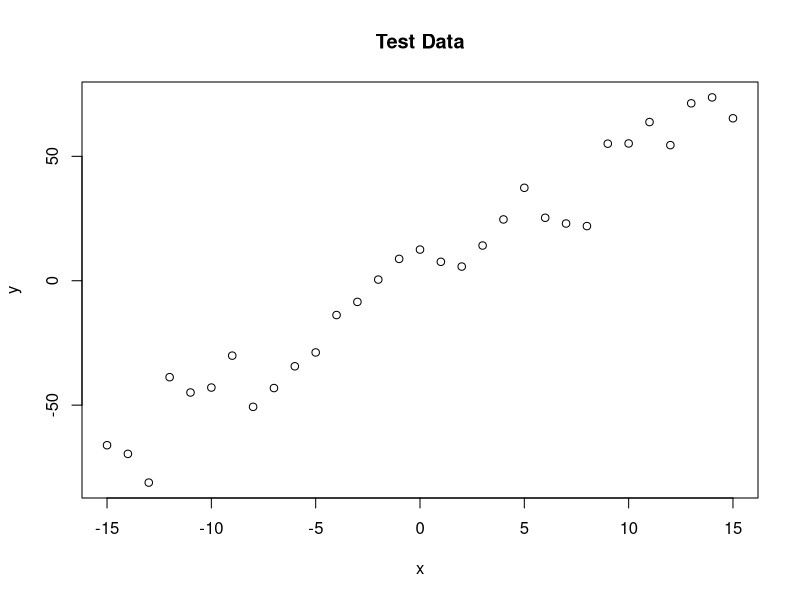
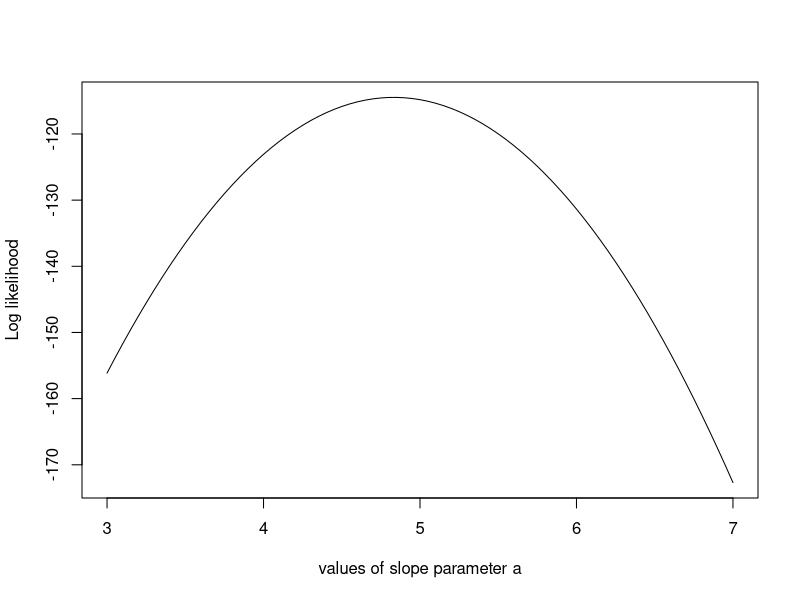

Write the R code that produced these figures, in order.
trueA <- 5 #set a,b,sd and sample size for generating data
trueB <- 0
trueSd <- 10
sampleSize <- 31

# create independent x-values 
x <- (-(sampleSize-1)/2):((sampleSize-1)/2)
# create dependent values according to ax + b + N(0,sd)
y <-  trueA * x + trueB + rnorm(n=sampleSize,mean=0,sd=trueSd)

plot(x,y, main="Test Data") #plot generated data

#deriving a likelihood function
likelihood <- function(param){ 
  a = param[1]
  b = param[2]
  sd = param[3]
  
  pred = a*x + b
  singlelikelihoods = dnorm(y, mean = pred, sd = sd, log = T)
  sumll = sum(singlelikelihoods)
  return(sumll)   
}

# Plotting the likelihood profile of the slope a
slopevalues <- function(x){return(likelihood(c(x, trueB, trueSd)))}
slopelikelihoods <- lapply(seq(3, 7, by=.05), slopevalues )
plot (seq(3, 7, by=.05), slopelikelihoods , type="l", xlab = "values of slope parameter a", ylab = "Log likelihood")


# Setting prior distribution for each parameter
prior <- function(param){
  a = param[1]
  b = param[2]
  sd = param[3]
  aprior = dunif(a, min=0, max=10, log = T)
  bprior = dnorm(b, sd = 5, log = T)
  sdprior = dunif(sd, min=0, max=30, log = T)
  return(aprior+bprior+sdprior)
}

#Calculating posterior function
posterior <- function(param){
  return (likelihood(param) + prior(param))
}

######## Metropolis algorithm ################

#Defining proposal density function that will be used in step 2 of algorithm
proposalfunction <- function(param){ 
  return(rnorm(3,mean = param, sd= c(0.1,0.5,0.3)))
}

run_metropolis_MCMC <- function(startvalue, iterations){
  chain = array(dim = c(iterations+1,3))
  chain[1,] = startvalue
  for (i in 1:iterations){
    proposal = proposalfunction(chain[i,])
    
    probab = exp(posterior(proposal) - posterior(chain[i,]))
    if (runif(1) < probab){
      chain[i+1,] = proposal
    }else{
      chain[i+1,] = chain[i,]
    }
  }
  return(chain)
}

startvalue = c(4,0,10)
chain = run_metropolis_MCMC(startvalue, 10000)


burnIn = 5000
acceptance = 1-mean(duplicated(chain[-(1:burnIn),]))

### Summary: #######################

modify_summary <- function (burnIn,chain,y,x){
  par(mfrow = c(2,3))
  hist(chain[-(1:burnIn),1],nclass=30, , main="Posterior of a", xlab="True value = red line" )
  abline(v = mean(chain[-(1:burnIn),1]))
  abline(v = trueA, col="red" )
  hist(chain[-(1:burnIn),2],nclass=30, main="Posterior of b", xlab="True value = red line")
  abline(v = mean(chain[-(1:burnIn),2]))
  abline(v = trueB, col="red" )
  hist(chain[-(1:burnIn),3],nclass=30, main="Posterior of sd", xlab="True value = red line")
  abline(v = mean(chain[-(1:burnIn),3]) )
  abline(v = trueSd, col="red" )
  plot(chain[-(1:burnIn),1], type = "l", xlab="True value = red line" , main = "Chain values of a", )
  abline(h = trueA, col="red" )
  plot(chain[-(1:burnIn),2], type = "l", xlab="True value = red line" , main = "Chain values of b", )
  abline(h = trueB, col="red" )
  plot(chain[-(1:burnIn),3], type = "l", xlab="True value = red line" , main = "Chain values of sd", )
  abline(h = trueSd, col="red" )

# for comparison:
summary(lm(y~x))}